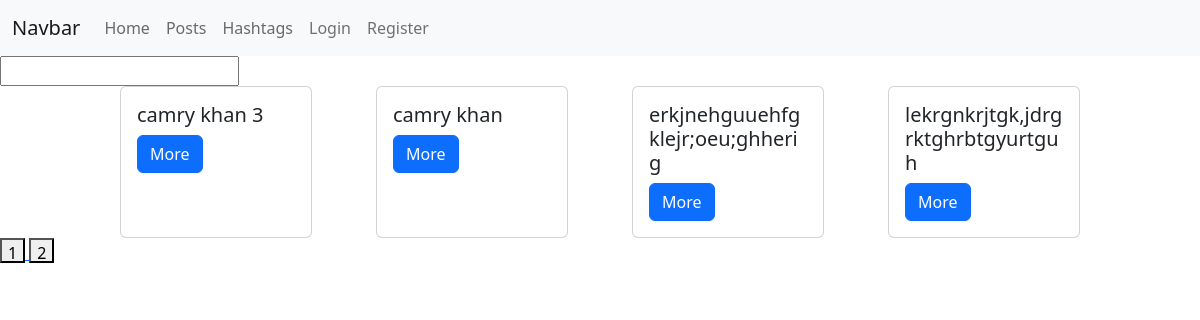
/posts/, run on the app's committed database.
### posts/models.py (models this page shows, shortened)
class Post(models.Model):
    photo = models.ImageField()
    title = models.CharField(max_length=100)
    description = models.TextField()
    likes = models.IntegerField(choices=((i, "*" * i) for i in range(1, 6)), null=True)
    hashtags = models.ManyToManyField('Hashtag', blank=True)

### posts/views.py (the view)
# urls.py: path('posts/', PostsVIew.as_view()),
class PostsVIew(ListView):
    template_name = 'posts/posts.html'
    queryset = Post.objects.all()
    def get_context_data(self, *, object_list=None, **kwargs):
        hashtag_id = self.request.GET.get('hashtag_id')
        search_text = self.request.GET.get('search')
        page = int(self.request.GET.get('page', 1))
        if hashtag_id:
            posts = Post.objects.filter(hashtag=Hashtag.objects.get(id=hashtag_id))
        else:
            posts = Post.objects.all()
        if search_text:
            posts = posts.filter(title__icontains=search_text)
        max_page = round(posts.__len__() / PAGINATION_LIMIT)
        posts = posts[PAGINATION_LIMIT * (page - 1):PAGINATION_LIMIT * page]
        return {
            'posts': posts,
            'user': get_user_from_request(self.request),
            'current_page': page,
            'max_page': list(range(1, max_page + 1)),
            'hashtag_id': hashtag_id,
            'search_text': search_text
        }

### users/utils.py (called while the page is built)
def get_user_from_request(request):
    return request.user if not request.user.is_anonymous else None

### templates/posts/posts.html (shortened to what this page needs)
{% extends 'layouts/main.html' %}
{% block content %}
    <div>
        <form action="/posts/" method="get">
            <input type="text" name="search" value="">
        </form>
    </div>
    <div class="posts">
        {% for post in posts %}
            <div class="card" style="width: 20%">
                <div class="card-body">
                    <h5 class="card-title">{{ post.title }}</h5>
                    <a href="{{ post.id }}/" class="btn btn-primary">More</a>
                </div>
            </div>
        {% endfor %}
    </div>
    <div>
        {% for page in max_page %}
            <a href="/posts/?page={{ page }} {% if hastag_id %}&hashtag_id={{ hastag_id }}{% endif %}{% if search_text %}&search={{ search_text }}{% endif %}">
                <button style="width: 25px; height: 25px">{{ page }}</button>
            </a>
        {% endfor %}
    </div>
{% endblock %}

### templates/posts/posts.html (style rules this page uses)
.posts { display: flex; justify-content: space-between; width: 80%; margin-left: 10%; }

### data on the page
Post: title "camry khan 3"
Post: title "camry khan"
Post: title "erkjnehguuehfgklejr;oeu;ghherig"
Post: title "lekrgnkrjtgk,jdrgrktghrbtgyurtguh"

### other printed values
{{ page }} "1" "2"
